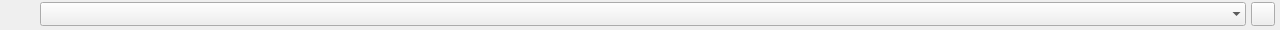
<?xml version="1.0" encoding="UTF-8"?>
<ui version="4.0">
 <class>StatusMessageWidget</class>
 <widget class="QWidget" name="StatusMessageWidget">
  <property name="geometry">
   <rect>
    <x>0</x>
    <y>0</y>
    <width>1280</width>
    <height>30</height>
   </rect>
  </property>
  <property name="sizePolicy">
   <sizepolicy hsizetype="Expanding" vsizetype="Fixed">
    <horstretch>10</horstretch>
    <verstretch>0</verstretch>
   </sizepolicy>
  </property>
  <property name="minimumSize">
   <size>
    <width>1280</width>
    <height>30</height>
   </size>
  </property>
  <property name="maximumSize">
   <size>
    <width>16777215</width>
    <height>30</height>
   </size>
  </property>
  <property name="windowTitle">
   <string/>
  </property>
  <property name="styleSheet">
   <string notr="true"/>
  </property>
  <layout class="QGridLayout" name="gridLayout">
   <property name="leftMargin">
    <number>0</number>
   </property>
   <property name="topMargin">
    <number>0</number>
   </property>
   <property name="rightMargin">
    <number>0</number>
   </property>
   <property name="bottomMargin">
    <number>0</number>
   </property>
   <property name="spacing">
    <number>0</number>
   </property>
   <item row="0" column="0">
    <layout class="QHBoxLayout" name="horizontalLayout" stretch="1,1,100,1,1">
     <property name="leftMargin">
      <number>5</number>
     </property>
     <property name="rightMargin">
      <number>5</number>
     </property>
     <item>
      <widget class="QLabel" name="_LA_messagesPicto">
       <property name="sizePolicy">
        <sizepolicy hsizetype="Fixed" vsizetype="Fixed">
         <horstretch>0</horstretch>
         <verstretch>0</verstretch>
        </sizepolicy>
       </property>
       <property name="minimumSize">
        <size>
         <width>25</width>
         <height>25</height>
        </size>
       </property>
       <property name="maximumSize">
        <size>
         <width>25</width>
         <height>25</height>
        </size>
       </property>
       <property name="lineWidth">
        <number>0</number>
       </property>
       <property name="text">
        <string/>
       </property>
       <property name="pixmap">
        <pixmap resource="icons.qrc">:/qss_icons/icons/Message-orange.svg</pixmap>
       </property>
      </widget>
     </item>
     <item>
      <spacer name="horizontalSpacer_3">
       <property name="orientation">
        <enum>Qt::Horizontal</enum>
       </property>
       <property name="sizeType">
        <enum>QSizePolicy::Fixed</enum>
       </property>
       <property name="sizeHint" stdset="0">
        <size>
         <width>10</width>
         <height>20</height>
        </size>
       </property>
      </spacer>
     </item>
     <item>
      <widget class="QComboBox" name="_CB_messages">
       <property name="sizePolicy">
        <sizepolicy hsizetype="Expanding" vsizetype="Fixed">
         <horstretch>10</horstretch>
         <verstretch>0</verstretch>
        </sizepolicy>
       </property>
       <property name="minimumSize">
        <size>
         <width>1200</width>
         <height>24</height>
        </size>
       </property>
       <property name="maximumSize">
        <size>
         <width>16777215</width>
         <height>24</height>
        </size>
       </property>
       <property name="maxVisibleItems">
        <number>5</number>
       </property>
       <property name="insertPolicy">
        <enum>QComboBox::InsertAtTop</enum>
       </property>
       <property name="sizeAdjustPolicy">
        <enum>QComboBox::AdjustToContents</enum>
       </property>
       <property name="minimumContentsLength">
        <number>0</number>
       </property>
       <property name="duplicatesEnabled">
        <bool>true</bool>
       </property>
       <property name="frame">
        <bool>false</bool>
       </property>
      </widget>
     </item>
     <item>
      <spacer name="horizontalSpacer">
       <property name="orientation">
        <enum>Qt::Horizontal</enum>
       </property>
       <property name="sizeType">
        <enum>QSizePolicy::Fixed</enum>
       </property>
       <property name="sizeHint" stdset="0">
        <size>
         <width>5</width>
         <height>20</height>
        </size>
       </property>
      </spacer>
     </item>
     <item>
      <widget class="QPushButton" name="_PB_resetMessages">
       <property name="sizePolicy">
        <sizepolicy hsizetype="Fixed" vsizetype="Fixed">
         <horstretch>0</horstretch>
         <verstretch>0</verstretch>
        </sizepolicy>
       </property>
       <property name="minimumSize">
        <size>
         <width>24</width>
         <height>24</height>
        </size>
       </property>
       <property name="maximumSize">
        <size>
         <width>24</width>
         <height>24</height>
        </size>
       </property>
       <property name="toolTip">
        <string>Effacer la liste de messages</string>
       </property>
       <property name="text">
        <string/>
       </property>
       <property name="icon">
        <iconset resource="icons.qrc">
         <normaloff>:/qss_icons/icons/trash.svg</normaloff>:/qss_icons/icons/trash.svg</iconset>
       </property>
       <property name="iconSize">
        <size>
         <width>20</width>
         <height>20</height>
        </size>
       </property>
      </widget>
     </item>
    </layout>
   </item>
  </layout>
 </widget>
 <resources>
  <include location="icons.qrc"/>
 </resources>
 <connections/>
</ui>
